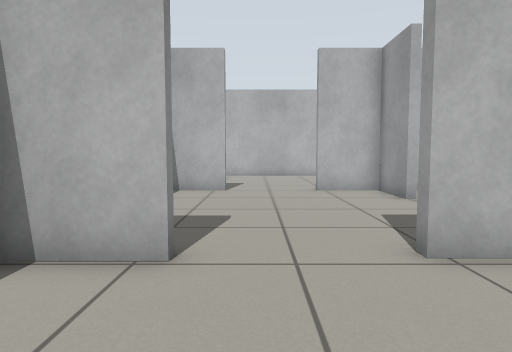
[1] (above)

16 first-person views from a walk through a world built for the Gazebo simulator. The camera is 0.68 m above the floor, tilts 4° down and sees 75° across. The floor is counted in squares, 0.5 m on a side. Each view is taken from the middle of a square. On the plan, view 1 faces up. The plan holds only what a view shows up to about 15 squares ahead; the rest is blank.

[2]
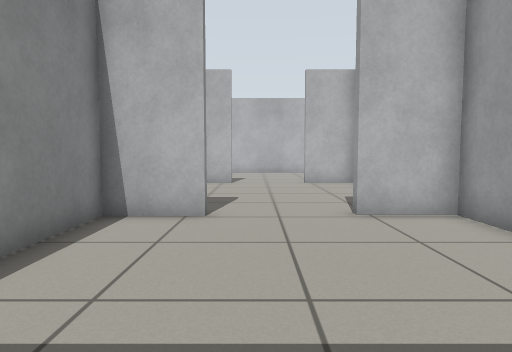

[3]
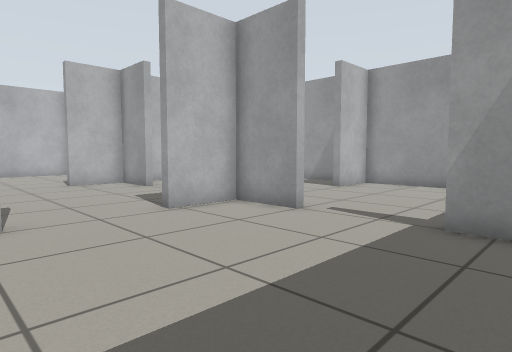

[4]
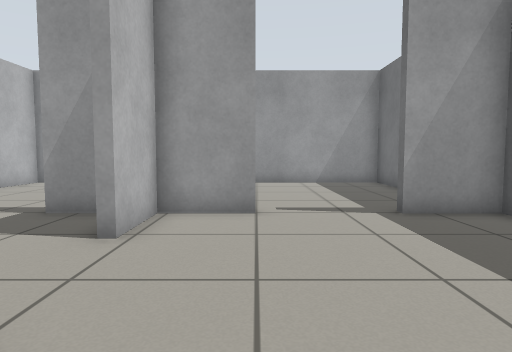

[5]
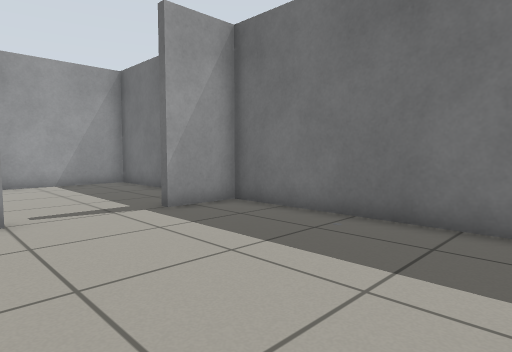

[6]
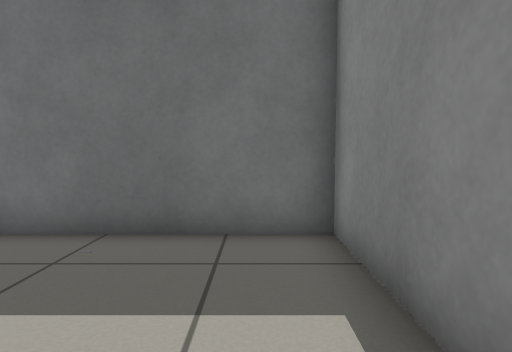

[7]
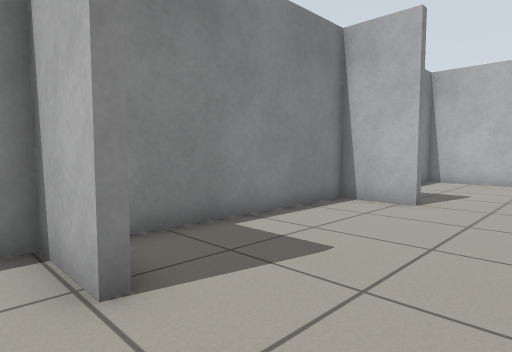

[8]
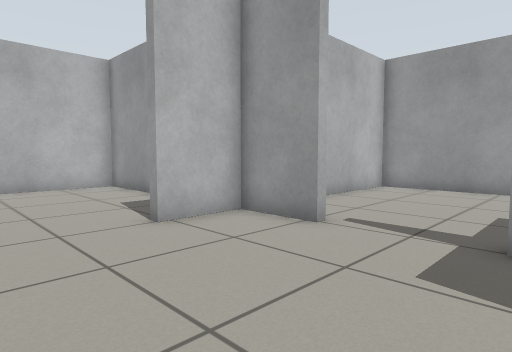

[9]
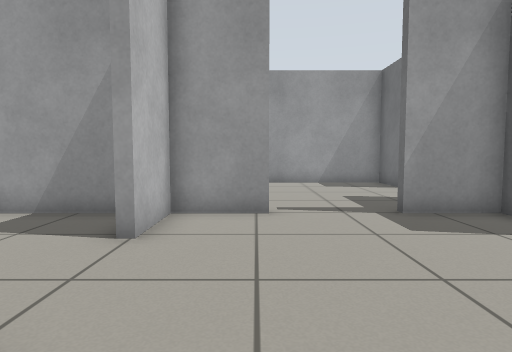

[10]
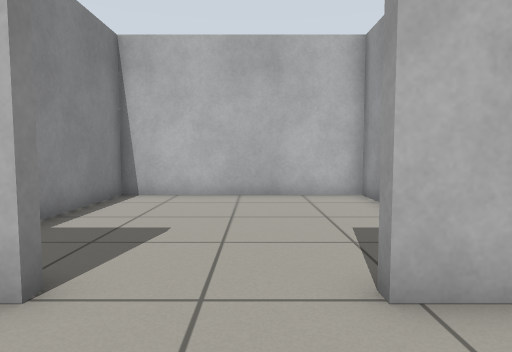

[11]
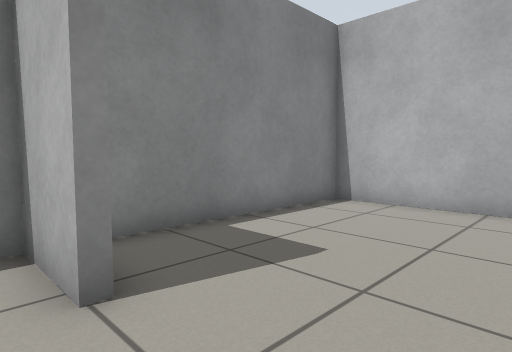

[12]
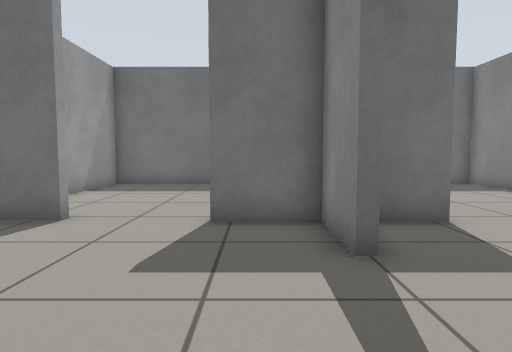

[13]
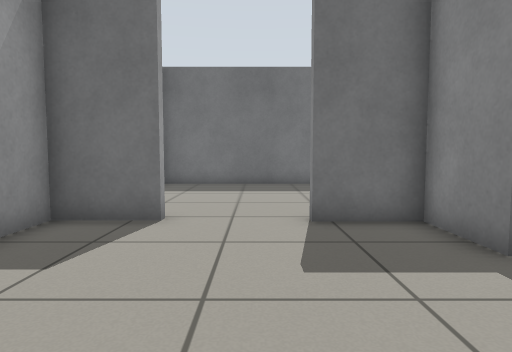

[14]
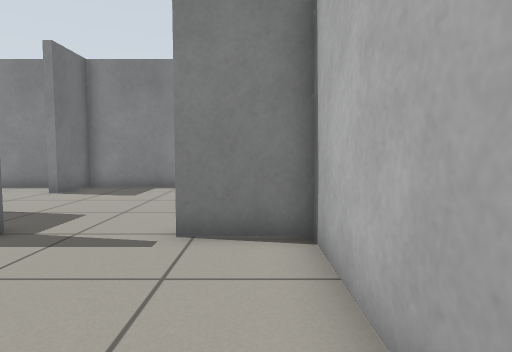

[15]
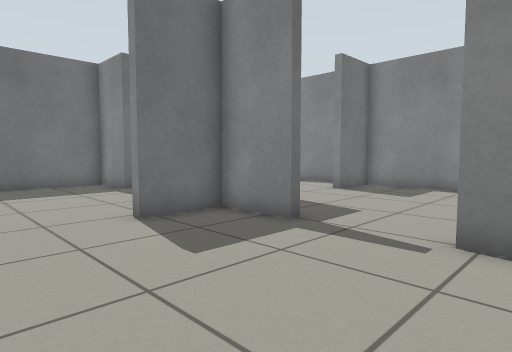

[16]
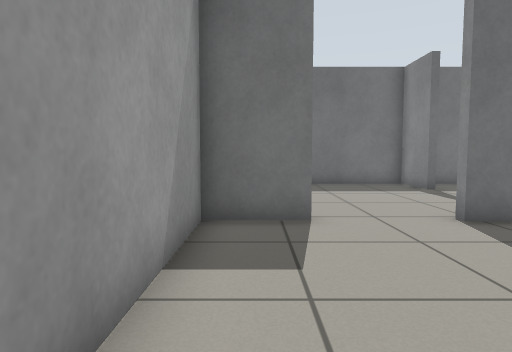

### Floor plan
Points are (right, up) in squares from view 1. A wall is a line through its corners. A room is listed if a view was taken in it or the views show most of it. See-through windows are left out.
Room 1 (views 1, 2, 3, 4, 5, 6, 7)
walls: (-1.1, 4.1) (-3.3, 4.1) (-3.3, -3.5) (4.4, -3.5) (4.4, -1.3); (4.4, 2) (4.4, 4.1) (2.2, 4.1)
ways out: opening at (0.5, 4) to room 2; opening at (5, 0.5) to room 5
Room 2 (views 8, 9, 10, 11)
walls: (-1, 11.9) (-3.3, 11.9) (-3.3, 4.5) (-1.1, 4.5) (-1.1, 4.1); (2.2, 4.1) (2.2, 4.5) (4.4, 4.5) (4.4, 6.8); (4.4, 9.6) (4.4, 11.9) (2.1, 11.9)
ways out: opening at (0.5, 4) to room 1; opening at (5, 8) to room 3; opening at (0.5, 12) to room 4
Room 3 (views 12, 13, 14, 15, 16)
walls: (4.7, 6.8) (4.7, 4.5) (6.9, 4.5) (6.9, 4.1); (9.9, 4.1) (9.9, 4.5) (12.1, 4.5) (12.1, 11.9) (4.7, 11.9) (4.7, 9.6)
ways out: opening at (5, 8) to room 2; opening at (8, 4) to room 5
Room 4 (no view inside)
walls: (4.4, 13.1) (4.4, 19.6) (-3.3, 19.6) (-3.3, 13)
ways out: opening at (0.5, 12) to room 2
Room 5 (no view inside)
walls: (4.4, -1.3) (4.7, -1.3) (4.7, -3.5) (12.1, -3.5) (12.1, 4.1) (9.9, 4.1)
ways out: opening at (5, 0.5) to room 1; opening at (8, 4) to room 3

Where each view was taken, in squares from view 1:
view 1: 0 up, 0 right, facing up
view 2: 3 down, 0 right, facing up
view 3: 3 down, 2 left, facing up-right
view 4: 2 up, 3 left, facing right
view 5: 3 up, 3 left, facing down-right
view 6: 2 up, 2 left, facing down
view 7: 3 up, 2 right, facing up-left
view 8: 6 up, 1 left, facing up-right
view 9: 10 up, 3 left, facing right
view 10: 9 up, 1 right, facing up
view 11: 11 up, 2 right, facing up-left
view 12: 11 up, 6 right, facing down
view 13: 11 up, 8 right, facing down
view 14: 11 up, 10 right, facing left
view 15: 11 up, 10 right, facing down-left
view 16: 11 up, 11 right, facing down
